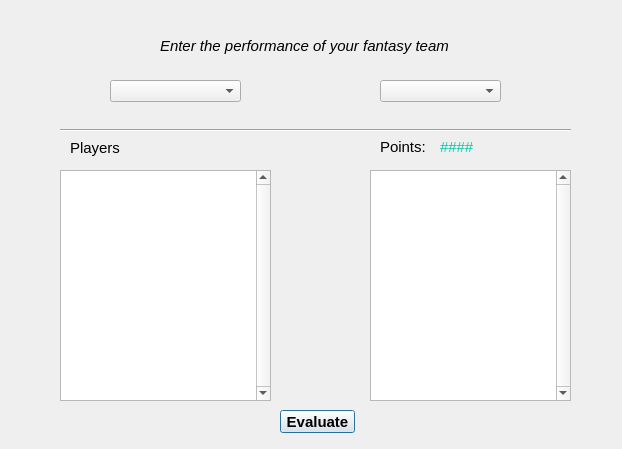
<?xml version="1.0" encoding="UTF-8"?>
<ui version="4.0">
 <class>TeamEvaluation</class>
 <widget class="QDialog" name="TeamEvaluation">
  <property name="geometry">
   <rect>
    <x>0</x>
    <y>0</y>
    <width>622</width>
    <height>449</height>
   </rect>
  </property>
  <property name="windowTitle">
   <string>Team Evaluation</string>
  </property>
  <widget class="QLabel" name="label">
   <property name="geometry">
    <rect>
     <x>160</x>
     <y>30</y>
     <width>311</width>
     <height>31</height>
    </rect>
   </property>
   <property name="font">
    <font>
     <family>Arial</family>
     <pointsize>11</pointsize>
     <weight>50</weight>
     <italic>true</italic>
     <bold>false</bold>
    </font>
   </property>
   <property name="text">
    <string>Enter the performance of your fantasy team</string>
   </property>
  </widget>
  <widget class="QComboBox" name="combo_team">
   <property name="geometry">
    <rect>
     <x>110</x>
     <y>80</y>
     <width>131</width>
     <height>22</height>
    </rect>
   </property>
   <property name="autoFillBackground">
    <bool>false</bool>
   </property>
   <property name="editable">
    <bool>false</bool>
   </property>
  </widget>
  <widget class="QComboBox" name="combo_match">
   <property name="geometry">
    <rect>
     <x>380</x>
     <y>80</y>
     <width>121</width>
     <height>22</height>
    </rect>
   </property>
  </widget>
  <widget class="Line" name="line">
   <property name="geometry">
    <rect>
     <x>60</x>
     <y>120</y>
     <width>511</width>
     <height>20</height>
    </rect>
   </property>
   <property name="orientation">
    <enum>Qt::Horizontal</enum>
   </property>
  </widget>
  <widget class="QListWidget" name="listWidget_players">
   <property name="geometry">
    <rect>
     <x>60</x>
     <y>170</y>
     <width>211</width>
     <height>231</height>
    </rect>
   </property>
   <property name="verticalScrollBarPolicy">
    <enum>Qt::ScrollBarAlwaysOn</enum>
   </property>
  </widget>
  <widget class="QListWidget" name="listWidget_points">
   <property name="geometry">
    <rect>
     <x>370</x>
     <y>170</y>
     <width>201</width>
     <height>231</height>
    </rect>
   </property>
   <property name="verticalScrollBarPolicy">
    <enum>Qt::ScrollBarAlwaysOn</enum>
   </property>
  </widget>
  <widget class="QLabel" name="label1">
   <property name="geometry">
    <rect>
     <x>70</x>
     <y>140</y>
     <width>61</width>
     <height>16</height>
    </rect>
   </property>
   <property name="font">
    <font>
     <family>Arial</family>
     <pointsize>11</pointsize>
    </font>
   </property>
   <property name="text">
    <string>Players</string>
   </property>
  </widget>
  <widget class="QLabel" name="label2">
   <property name="geometry">
    <rect>
     <x>380</x>
     <y>140</y>
     <width>47</width>
     <height>13</height>
    </rect>
   </property>
   <property name="font">
    <font>
     <family>Arial</family>
     <pointsize>11</pointsize>
    </font>
   </property>
   <property name="text">
    <string>Points:</string>
   </property>
  </widget>
  <widget class="QLabel" name="label_4">
   <property name="geometry">
    <rect>
     <x>440</x>
     <y>140</y>
     <width>47</width>
     <height>13</height>
    </rect>
   </property>
   <property name="font">
    <font>
     <family>Arial</family>
     <pointsize>11</pointsize>
    </font>
   </property>
   <property name="styleSheet">
    <string notr="true">color: rgb(7, 200, 168);</string>
   </property>
   <property name="text">
    <string>####</string>
   </property>
  </widget>
  <widget class="QPushButton" name="pushButton_evaluate">
   <property name="geometry">
    <rect>
     <x>280</x>
     <y>410</y>
     <width>75</width>
     <height>23</height>
    </rect>
   </property>
   <property name="font">
    <font>
     <family>Arial</family>
     <pointsize>11</pointsize>
     <weight>75</weight>
     <bold>true</bold>
    </font>
   </property>
   <property name="text">
    <string>Evaluate</string>
   </property>
  </widget>
 </widget>
 <resources/>
 <connections/>
</ui>
